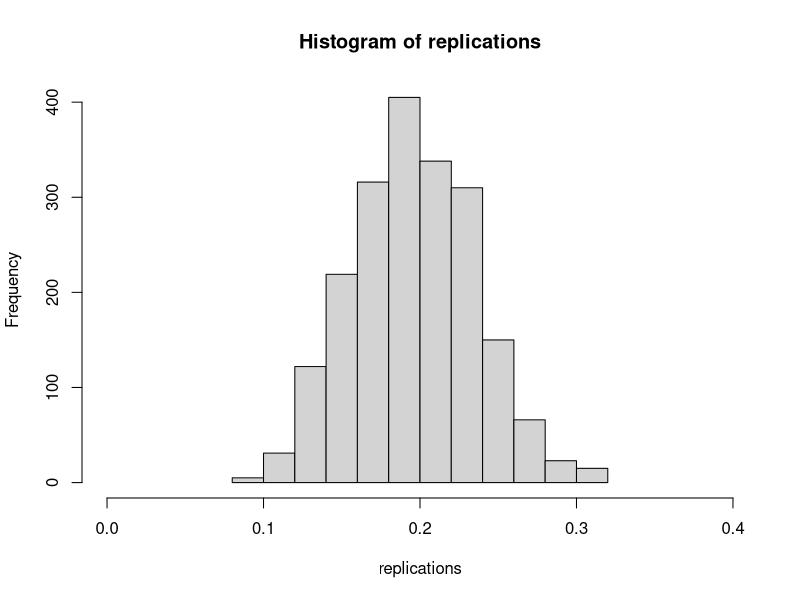

Recreate this plot in R. (Note: this script raises an error after producing the figure.)
# Last updated May 29 2014, 11:09pm PST.

# First time users: install packages by uncommenting the following line.
#install.packages(c('dplyr', 'ggplot2', 'foreach', 'lmtest', 'sandwich', 'Hmisc', 'data.table', 'doMC'))

library('plyr')
library('dplyr')
library('ggplot2')
library('foreach')
library('lmtest')
library('sandwich')
library('Hmisc')
library('data.table')

options(digits=3)

#######################################################
##### Sampling distributions and standard errors ######
#######################################################

# In an experiment we're interested in the difference of two averages.
# Our certainty about the value of an average depends on the number of
# samples we have. Before we dive into the variation we see in the
# difference of two means, let's look at the variance of a single variable.

# Consider the mean of a bernoulli random variable, where we flip a coin
# that lands on 1 with probability p, and 0 with probability (1-p).

# We flip a coin N times, observe the average number of times it lands on 1,
# and take measurements of this mean num.replications times.
N <- 1e2
p <- 0.2
num.replications <- 2000
replications <- replicate(num.replications, mean(rbinom(N, 1, p)))
# replications <- rbinom(N, num.replications, p)/num.replications  # equivalently?


#### Sampling distributions and standard errors

# Here is the variability in the estimates.
# This is called the sampling distribution.
hist(replications, xlim=c(0,0.4))

# The standard error is the standard deviation of the sampling distribution.
# 95% of our estimates of p fall within this range:
quantile(replications, c(0.025, 0.975))

# Alternatively, we can use the standard deviation.
se <- sd(replications)
se
c(est.p - 1.96*se, est.p + 1.96*se)

# For large sample sizes, we can approximate this using the following,
# without explicitly constructing the sampling distribution.
single.trial <- rbinom(N, 1, p)
p.single.trial <- mean(single.trial)
se <- sqrt(p.single.trial*(1-p.single.trial)/N)        # normal approximation
se
c(p.single.trial - 1.96*se, p.single.trial + 1.96*se) # norm approx 95% CI

# This is equivalent to what comes out of a linear regression.
d <- data.frame(y=single.trial)
coeftest(lm(y ~ 1, data=d))


#### Standard errors and N.

# let's construct the confidence intervals for p for a few values of p, N
d <- expand.grid(p=c(0.05, 0.25, 0.5), n=seq(100, 1e4, 100))
d <- mutate(d, se=sqrt(p*(1-p)/n))
qplot(n, p, data=d, color=factor(p), ylab='p (with 95% confidence interval)') + geom_errorbar(aes(ymin=p-1.96*se, ymax=p+1.96*se))

# you can see that the standard error rapidly diminishes with N.
# (sqrt(1/n), in particular).
qplot(n, se, data=d, color=factor(p), geom='line', ylab='standard error')


## Exercise 1: Do the same thing with a normal distribution
## Exercise 2: Do the same thing with a skewed distribution, like the lognorm
##             (you can generate a log-norm with rlnorm().
##             Do you notice any difference between how big your N has to be
##             in order for the 


##################################################################
##### Confidence intervals for an average treatment effect #######
##################################################################

# Let's consider an experiment an experiment with a binary treatment, D.

N <- 1e3
ate <- 2.0
my.experiment <- data.frame(y0=rnorm(N, mean=10, sd=3), D=rbinom(N, 1, 0.5))
my.experiment <- mutate(my.experiment, y1=y0+ate, y=D*y1 + (1-D)*y0)
qplot(y, geom='histogram', data=my.experiment, facets=D~.)

# We can compute the difference in means
treated.subjects <- subset(my.experiment, D==1)
control.subjects <- subset(my.experiment, D==0)
mean(treated.subjects$y) - mean(control.subjects$y)

# ??????????????? Compute CIs via t.test
## @sjt Doesn't seem to work, what am I doing wrong?
t.test(treated.subjects$y, control.subjects$y)

# or via linear regression: should probably use HC errors
m <- lm(y ~ D, data=my.experiment)
summary(m)
# take the SE for D, multiply by 1.96, e.g.,
est.ate <- coeftest(m)['D', 'Estimate']
est.se <- coeftest(m)['D', 'Std. Error']

c(est.ate-1.96*est.se, est.ate+1.96*est.se)

d
# Here is a function that returns confidence intervals for a binary
# treatment D.

get.ci <- function(experiment) {
  t <- coeftest(lm(y ~ D, data=experiment))
  est.ate <- t['D', 'Estimate']
  est.se <- t['D', 'Std. Error']
  p.value <- t['D', 'Pr(>|t|)']
  return(list(est.ate=est.ate, est.se=est.se, p.value=p.value))
}

get.ci(my.experiment)

# The above is just one way of obtaining confidence intervals, and it
# should work well for reasonably large N for any type of data.


#################################################
##### Type I, Type II, and Type M Errors  #######
#################################################

# To investigate the variation we get when repeating a hypothetical experiment
# multiple times, we simulate. Here is one simple simulation where the potential
# outcome under the control is norm(10,3), an additive treatment effect of 'ate'.
# Subjects are assigned to the treatment condition (D) with equal probability.
# The function finally returns a dataframe with a row for each subject, her
# potential outcomes, treatment status, and observed outcome.

run.trial <- function(n, ate) {
  my.experiment <- data.frame(
    y0=rnorm(n, mean=10, sd=3))
  mutate(my.experiment,
    y1=y0 + ate,
    D=rbinom(n, 1, 0.5),
    y=D*y1 + (1-D)*y0)
}

run.trial(n=8, ate=5)

# This function runs an experiment multiple times (num.replications),
# and generates a dataframe containing estimates of the treatment effects and
# standard errors for each experiment, sorted by the size of the effect.
replicate.experiment <- function(sim.func, params, num.replications=100) {
  # Note: you can parallelize this process below by using %dopar% if
  # you have the 'doMC' package installed.
  exps <- foreach(replication=1:num.replications, .combine=rbind) %do% {
  	as.data.frame(get.ci(do.call(sim.func, params)))
  }
  exps <- exps[order(exps$est.ate),]
  exps <- mutate(exps,
    rank=1:nrow(exps),
    significant=sign(est.ate-1.96*est.se)==sign(est.ate+1.96*est.se)
  )
  exps
}

#####
# Type I error: detecting a "statistically significant" effect when
# there is no effect.

# run 100 trials of an experiment with no ATE
null.experiments <- replicate.experiment(
  run.trial, list(n=1e3, ate=0.0), num.replications=100)

# plot the results of the experiments, rank-ordered by effect size, along
# with their confidence intervals. Experiments that are "significant" have
# confidence intervals that do not cross zero and are highlighted in blue.
qplot(rank, est.ate, data=null.experiments, color=significant,
  xlab='experiment number (ranked by effect size)', ylab='estimated ATE',
  main='demonstration of Type I errors') +
  geom_pointrange(aes(ymin=est.ate-1.96*est.se, ymax=est.ate+1.96*est.se)) +
  geom_point()

# This is the Type I error rate, and it is 0.05 because we use an
# appropriate method for computing confidence intervals.
mean(null.experiments$significant)

# exercise: use R to show that the above is not significantly different than 0.05

### Type II errors

# this experiment has a true effect of +0.5 (out of an average, 10)
sad.experiments <- replicate.experiment(run.trial, list(n=250, ate=0.5),
  num.replications=100)

# plot the results of the experiments, rank-ordered by effect size, along
# with their confidence intervals. Experiments that are "significant" have
# confidence intervals that do not cross zero and are highlighted in blue.
qplot(rank, est.ate, data=sad.experiments, color=significant,
  xlab='experiment number (ranked by effect size)', ylab='estimated ATE',
  main='demonstration of Type II errors') +
  geom_pointrange(aes(ymin=est.ate-1.96*est.se, ymax=est.ate+1.96*est.se)) +
  geom_point()

# Fraction of experiments that are statistically significant.
# This is called the statistical power of the experiment.
mean(sad.experiments$significant)

### Type M errors

# when experiments are underpowered, only reporting on significant experiments
# can massively overstate effects.
with(subset(sad.experiments, significant==TRUE), mean(est.ate))



###################################
##### Power analysis           ####
###################################

# In earlier slides we came up with a few expressions for the standard error
# Let's consider that again.

run.trial2 <- function(n, ate, prop.treated=0.5, y.sd=3) {
  my.experiment <- data.frame(
    y0=rnorm(n, mean=10, sd=y.sd))
  mutate(my.experiment,
    y1=y0 + ate,
    D=rbinom(n, 1, prop.treated),
    y=D*y1 + (1-D)*y0)
}

reps <- replicate.experiment(run.trial2,
  list(n=1e3, ate=1, prop.treated=0.5, y.sd=3),
  num.replications=5)
reps


hist(reps$est.ate)

exps <- foreach(p=seq(0.01, 0.2, 0.1), .combine=rbind) %dopar% {
  varying.prop = list(n=1e3, ate=1, prop.treated=p, y.sd=3)
  replications <- replicate.experiment(
    sim.func=run.trial2,
    params=varying.prop,
    num.replications=250)
  data.frame(
    prop.treated=p,
    sim.se=sd(replications$est.ate),
    sim.ate=mean(replications$est.ate),
    mean.est.se=mean(replications$est.se))
}
